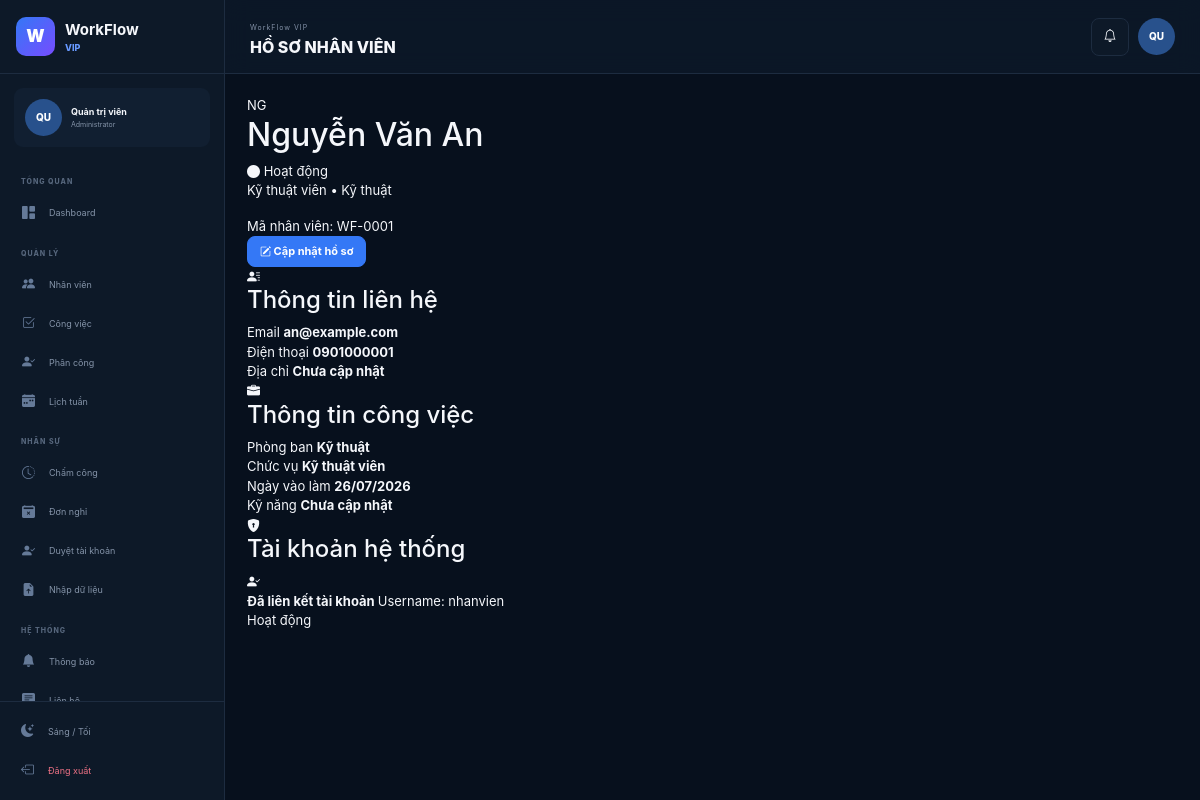
/employees/1 (signed in), run on the app's committed database.
### app/models/user.py (models this page shows, shortened)
class User(UserMixin, db.Model):
    __tablename__ = "users"
    id = db.Column(
        db.Integer,
        primary_key=True
    )
    username = db.Column(
        db.String(80),
        unique=True,
        nullable=False
    )
    password_hash = db.Column(
        db.String(255),
        nullable=False
    )
    full_name = db.Column(
        db.String(120),
        nullable=False
    )
    role = db.Column(
        db.String(30),
        nullable=False,
        default="employee"
    )
    employee_id = db.Column(
        db.Integer,
        db.ForeignKey("employees.id"),
        unique=True,
        nullable=True
    )
    admin_code = db.Column(
        db.String(50),
        nullable=True
    )
    created_at = db.Column(
        db.DateTime,
        nullable=False,
        default=datetime.utcnow
    )
    employee = db.relationship(
        "Employee",
        back_populates="user"
    )

### app/models/employee.py (models this page shows, shortened)
class Employee(db.Model):
    __tablename__ = "employees"
    id = db.Column(
        db.Integer,
        primary_key=True
    )
    full_name = db.Column(
        db.String(120),
        nullable=False
    )
    email = db.Column(
        db.String(150),
        unique=True,
        nullable=False
    )
    phone = db.Column(
        db.String(30),
        nullable=True
    )
    address = db.Column(
        db.String(255),
        nullable=True
    )
    photo_path = db.Column(
        db.String(255),
        nullable=True
    )
    department = db.Column(
        db.String(100),
        nullable=False,
        default="Chưa cập nhật"
    )
    position = db.Column(
        db.String(100),
        nullable=True
    )
    hire_date = db.Column(
        db.Date,
        nullable=True,
        default=date.today
    )
    skills = db.Column(
        db.Text,
        nullable=True
    )
    active = db.Column(
        db.Boolean,
        nullable=False,
        default=True
    )
    user = db.relationship(
        "User",
        back_populates="employee",
        uselist=False
    )
    schedules = db.relationship(
        "Schedule",
        back_populates="employee",
        cascade="all, delete-orphan"
    )
    attendances = db.relationship(
        "Attendance",
        back_populates="employee",
        cascade="all, delete-orphan"
    )
    leave_requests = db.relationship(
        "LeaveRequest",
        back_populates="employee",
        cascade="all, delete-orphan"
    )

### app/routes/employee.py (the view, shortened to what this page needs)
@employee_bp.route(
    "/<int:employee_id>"
)
@login_required
@admin_required
def profile(employee_id):
    employee = db.session.get(
        Employee,
        employee_id,
    )
    return render_template(
        "employee/profile.html",
        employee=employee,
    )

### app/templates/employee/profile.html (shortened to what this page needs)
{% extends "base.html" %}
{% block page_title %}
HỒ SƠ NHÂN VIÊN
{% endblock %}
{% block content %}
<div class="profile-cover">
    <div class="profile-main">
        {% if employee.photo_path %}
        <img
            src="{{ url_for('static', filename=employee.photo_path) }}"
            class="profile-large-photo"
        >
        {% else %}
        <div class="profile-large-avatar">
            {{
                employee.full_name[:2]
                | upper
            }}
        </div>
        {% endif %}
        <div class="profile-main-info">
            <div class="profile-name-line">
                <h2>
                    {{ employee.full_name }}
                </h2>
                {% if employee.active %}
                <span class="status-badge status-success">
                    <i class="bi bi-circle-fill"></i>
                    Hoạt động
                </span>
                {% else %}
                <span class="status-badge status-off">
                    Tạm nghỉ
                </span>
                {% endif %}
            </div>
            <p>
                {{
                    employee.position
                    or "Nhân viên"
                }}
                •
                {{ employee.department }}
            </p>
            <span class="employee-id-text">
                Mã nhân viên:
                WF-{{ "%04d"|format(employee.id) }}
            </span>
        </div>
        <a
            href="{{ url_for('employee.edit', employee_id=employee.id) }}"
            class="btn btn-primary profile-edit-button"
        >
            <i class="bi bi-pencil-square"></i>
            Cập nhật hồ sơ
        </a>
    </div>
</div>
<div class="profile-grid">
    <section class="profile-card">
        <div class="profile-card-title">
            <i class="bi bi-person-lines-fill"></i>
            <h4>
                Thông tin liên hệ
            </h4>
        </div>
        <div class="profile-detail-list">
            <div class="profile-detail-row">
                <span>
                    Email
                </span>
                <strong>
                    {{ employee.email }}
                </strong>
            </div>
            <div class="profile-detail-row">
                <span>
                    Điện thoại
                </span>
                <strong>
                    {{
                        employee.phone
                        or "Chưa cập nhật"
                    }}
                </strong>
            </div>
            <div class="profile-detail-row">
                <span>
                    Địa chỉ
                </span>
                <strong>
                    {{
                        employee.address
                        or "Chưa cập nhật"
                    }}
                </strong>
            </div>
        </div>
    </section>
    <section class="profile-card">
        <div class="profile-card-title">
            <i class="bi bi-briefcase-fill"></i>
            <h4>
                Thông tin công việc
            </h4>
        </div>
        <div class="profile-detail-list">
            <div class="profile-detail-row">
                <span>
                    Phòng ban
                </span>
                <strong>
                    {{ employee.department }}
                </strong>
            </div>
            <div class="profile-detail-row">
                <span>
                    Chức vụ
                </span>
                <strong>
                    {{
                        employee.position
                        or "Chưa cập nhật"
                    }}
                </strong>
            </div>
            <div class="profile-detail-row">
                <span>
                    Ngày vào làm
                </span>
                <strong>
                    {% if employee.hire_date %}
                    {{
                        employee.hire_date.strftime(
                            "%d/%m/%Y"
                        )
                    }}
                    {% else %}
                    Chưa cập nhật
                    {% endif %}
                </strong>
            </div>
            <div class="profile-detail-row">
                <span>
                    Kỹ năng
                </span>
                <strong>
                    {{
                        employee.skills
                        or "Chưa cập nhật"
                    }}
                </strong>
            </div>
        </div>
    </section>
</div>
<div class="profile-card profile-account-card">
    <div class="profile-card-title">
        <i class="bi bi-shield-lock-fill"></i>
        <h4>
            Tài khoản hệ thống
        </h4>
    </div>
    {% if employee.user %}
    <div class="employee-account-active">
        <div class="account-icon">
            <i class="bi bi-person-check-fill"></i>
        </div>
        <div>
            <strong>
                Đã liên kết tài khoản
            </strong>
            <span>
                Username:
                {{ employee.user.username }}
            </span>
        </div>
        <span class="status-badge status-success">
            Hoạt động
        </span>
    </div>
    {% endif %}
</div>
{% endblock %}

### app/templates/base.html (shortened to what this page needs)
<!DOCTYPE html>
<html lang="vi" data-theme="dark">
<head>
    <link
        href="https://cdn.jsdelivr.net/npm/bootstrap@5.3.3/dist/css/bootstrap.min.css"
        rel="stylesheet"
    >
    <link
        href="https://cdn.jsdelivr.net/npm/bootstrap-icons@1.11.3/font/bootstrap-icons.min.css"
        rel="stylesheet"
    >
    <link
        rel="stylesheet"
        href="{{ url_for('static', filename='css/app.css') }}"
    >
</head>
<body>
{% if current_user.is_authenticated %}
<div class="app-layout">
    <aside class="sidebar">
        <div class="sidebar-brand">
            <div class="brand-logo">
                W
            </div>
            <div>
                <strong>
                    WorkFlow
                </strong>
                <span>
                    VIP
                </span>
            </div>
        </div>
        <div class="sidebar-user">
            <div class="sidebar-avatar">
                {{
                    current_user.full_name[:2]
                    | upper
                }}
            </div>
            <div>
                <strong>
                    {{ current_user.full_name }}
                </strong>
                <span>
                    {% if current_user.role == "admin" %}
                    Administrator
                    {% else %}
                    Employee
                    {% endif %}
                </span>
            </div>
        </div>
        <nav class="sidebar-nav">
            {% if current_user.role == "admin" %}
            <span class="sidebar-section-title">
                TỔNG QUAN
            </span>
            <a
                href="{{ url_for('dashboard.admin') }}"
                class="sidebar-link"
            >
                <i class="bi bi-grid-1x2-fill"></i>
                Dashboard
            </a>
            <span class="sidebar-section-title">
                QUẢN LÝ
            </span>
            <a
                href="{{ url_for('employee.index') }}"
                class="sidebar-link"
            >
                <i class="bi bi-people-fill"></i>
                Nhân viên
            </a>
            <a
                href="{{ url_for('task.index') }}"
                class="sidebar-link"
            >
                <i class="bi bi-check2-square"></i>
                Công việc
            </a>
            <a
                href="{{ url_for('schedule.index') }}"
                class="sidebar-link"
            >
                <i class="bi bi-person-check-fill"></i>
                Phân công
            </a>
            <a
                href="{{ url_for('schedule.week') }}"
                class="sidebar-link"
            >
                <i class="bi bi-calendar-week-fill"></i>
                Lịch tuần
            </a>
            <span class="sidebar-section-title">
                NHÂN SỰ
            </span>
            <a
                href="{{ url_for('schedule.attendance_admin') }}"
                class="sidebar-link"
            >
                <i class="bi bi-clock-history"></i>
                Chấm công
            </a>
            <a
                href="{{ url_for('schedule.leave_admin') }}"
                class="sidebar-link"
            >
                <i class="bi bi-calendar2-x-fill"></i>
                Đơn nghỉ
            </a>
            <a
                href="{{ url_for('employee.approvals') }}"
                class="sidebar-link"
            >
                <i class="bi bi-person-check-fill"></i>
                Duyệt tài khoản
            </a>
            <a
                href="{{ url_for('employee.import_data') }}"
                class="sidebar-link"
            >
                <i class="bi bi-file-earmark-arrow-up-fill"></i>
                Nhập dữ liệu
            </a>
            <span class="sidebar-section-title">
                HỆ THỐNG
            </span>
            <a
                href="{{ url_for('dashboard.notifications') }}"
                class="sidebar-link"
            >
                <i class="bi bi-bell-fill"></i>
                Thông báo
            </a>
            <a
                href="{{ url_for('dashboard.contact') }}"
                class="sidebar-link"
            >
                <i class="bi bi-chat-left-text-fill"></i>
                Liên hệ
            </a>
            {% endif %}
        </nav>
        <div class="sidebar-bottom">
            <button
                type="button"
                class="sidebar-link theme-toggle"
            >
                <i class="bi bi-moon-stars-fill theme-icon"></i>
                Sáng / Tối
            </button>
            <a
                href="{{ url_for('auth.logout') }}"
                class="sidebar-link sidebar-logout"
            >
                <i class="bi bi-box-arrow-left"></i>
                Đăng xuất
            </a>
        </div>
    </aside>
    <main class="main-area">
        <header class="topbar">
            <div>
                <span class="topbar-small">
                    WorkFlow VIP
                </span>
                <h1>
                    {% block page_title %}{% endblock %}
                </h1>
            </div>
            <div class="topbar-right">
                <a
                    href="{{ url_for('dashboard.notifications') }}"
                    class="topbar-button"
                >
                    <i class="bi bi-bell"></i>
                </a>
                <div class="topbar-avatar">
                    {{
                        current_user.full_name[:2]
                        | upper
                    }}
                </div>
            </div>
        </header>
        <section class="page-content">
            {% block content %}
            {% endblock %}
        </section>
    </main>
</div>
{% endif %}
</body>
</html>

### data on the page
User: full_name "QU", full_name "Quản trị viên"
Employee: full_name "NG", full_name "Nguyễn Văn An", position "Kỹ thuật viên", department "Kỹ thuật", id "0001", email "an@example.com", phone "0901000001", address "Chưa cập nhật", hire_date "26/07/2026", skills "Chưa cập nhật"
User: user.username "nhanvien"
